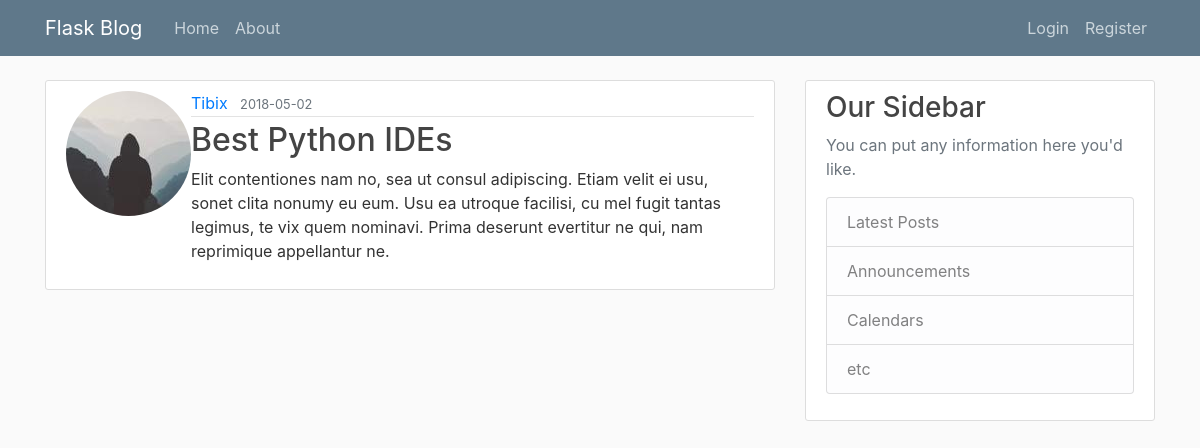
Page /post/7 on the committed database.
### flaskblog/models.py (models this page shows, shortened)
class User(db.Model, UserMixin):
    id = db.Column(db.Integer, primary_key=True)
    username = db.Column(db.String(20), unique=True, nullable=False)
    email = db.Column(db.String(120), unique=True, nullable=False)
    image_file = db.Column(db.String(20), nullable=False, default='default.jpg')
    password = db.Column(db.String(60),nullable=False)
    posts = db.relationship('Post', backref='author', lazy=True)

class Post(db.Model):
    id = db.Column(db.Integer, primary_key=True)
    title = db.Column(db.String(100), nullable=False)
    date_posted = db.Column(db.DateTime, nullable=False, default=datetime.utcnow)
    content = db.Column(db.Text, nullable=False)
    user_id = db.Column(db.Integer, db.ForeignKey('user.id'), nullable=False)

### flaskblog/routes.py (the view)
@app.route('/post/<int:post_id>', methods=['GET', 'POST'])
def post(post_id):
    post = Post.query.get_or_404(post_id)
    return render_template('post.html', title='post.title', post=post)

### flaskblog/templates/post.html (shortened to what this page needs)
{% extends "layout.html" %}
{% block content %}
    <article class="media content-section">
        <img class="rounded-circle article-image" src=" {{ url_for('static', filename='profile_pics/' + post.author.image_file) }}">
        <div class="media-body">
            <div class="article-metadata">
                <a class="mr-2" href="{{ url_for('user_posts', username=post.author.username) }}">{{ post.author.username }}</a>
                <small class="text-muted">{{ post.date_posted.strftime('%Y-%m-%d') }}</small>
            </div>
            <h2 class="article-title">{{ post.title }}</h2>
            <p class="article-content">{{ post.content }}</p>
        </div>
    </article>
{% endblock content %}

### flaskblog/static/main.css (style rules this page uses)
body { background: #fafafa; color: #333333; margin-top: 5rem; }
h1, h2, h3, h4, h5, h6 { color: #444444; }
.content-section { background: #ffffff; padding: 10px 20px; border: 1px solid #dddddd; border-radius: 3px; margin-bottom: 20px; }
.article-title { color: #444444; }
.article-content { white-space: pre-line; }
.article-metadata { padding-bottom: 1px; margin-bottom: 4px; border-bottom: 1px solid #e3e3e3 }

### rows in the picture
User: image_file (picture), author.username "Tibix"
Post: date_posted "2018-05-02", title "Best Python IDEs", content "Elit contentiones nam no, sea ut consul adipiscing. Etiam velit ei usu, sonet clita nonumy eu eum. Usu ea utroque facilisi, cu mel fugit tantas legimus, te vix quem nominavi. Prima deserunt evertitur ne qui, nam reprimique appellantur ne."
